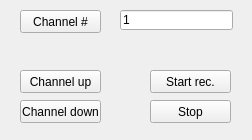
<?xml version="1.0" encoding="UTF-8"?>
<ui version="4.0">
 <class>BeCtrlClientClass</class>
 <widget class="QMainWindow" name="BeCtrlClientClass">
  <property name="geometry">
   <rect>
    <x>0</x>
    <y>0</y>
    <width>252</width>
    <height>140</height>
   </rect>
  </property>
  <property name="windowTitle">
   <string>BeCtrlClient</string>
  </property>
  <widget class="QWidget" name="centralWidget">
   <widget class="QPushButton" name="channelUp">
    <property name="geometry">
     <rect>
      <x>20</x>
      <y>70</y>
      <width>81</width>
      <height>23</height>
     </rect>
    </property>
    <property name="text">
     <string>Channel up</string>
    </property>
   </widget>
   <widget class="QPushButton" name="channelDown">
    <property name="geometry">
     <rect>
      <x>20</x>
      <y>100</y>
      <width>81</width>
      <height>23</height>
     </rect>
    </property>
    <property name="text">
     <string>Channel down</string>
    </property>
   </widget>
   <widget class="QPushButton" name="channelNo">
    <property name="geometry">
     <rect>
      <x>20</x>
      <y>10</y>
      <width>81</width>
      <height>23</height>
     </rect>
    </property>
    <property name="text">
     <string>Channel #</string>
    </property>
   </widget>
   <widget class="QLineEdit" name="channelNoEdit">
    <property name="geometry">
     <rect>
      <x>120</x>
      <y>10</y>
      <width>113</width>
      <height>20</height>
     </rect>
    </property>
    <property name="text">
     <string>1</string>
    </property>
   </widget>
   <widget class="QPushButton" name="startRec">
    <property name="geometry">
     <rect>
      <x>150</x>
      <y>70</y>
      <width>81</width>
      <height>23</height>
     </rect>
    </property>
    <property name="text">
     <string>Start rec.</string>
    </property>
   </widget>
   <widget class="QPushButton" name="stop">
    <property name="geometry">
     <rect>
      <x>150</x>
      <y>100</y>
      <width>81</width>
      <height>23</height>
     </rect>
    </property>
    <property name="text">
     <string>Stop</string>
    </property>
   </widget>
  </widget>
 </widget>
 <layoutdefault spacing="6" margin="11"/>
 <resources>
  <include location="bectrlclient.qrc"/>
 </resources>
 <connections/>
</ui>
